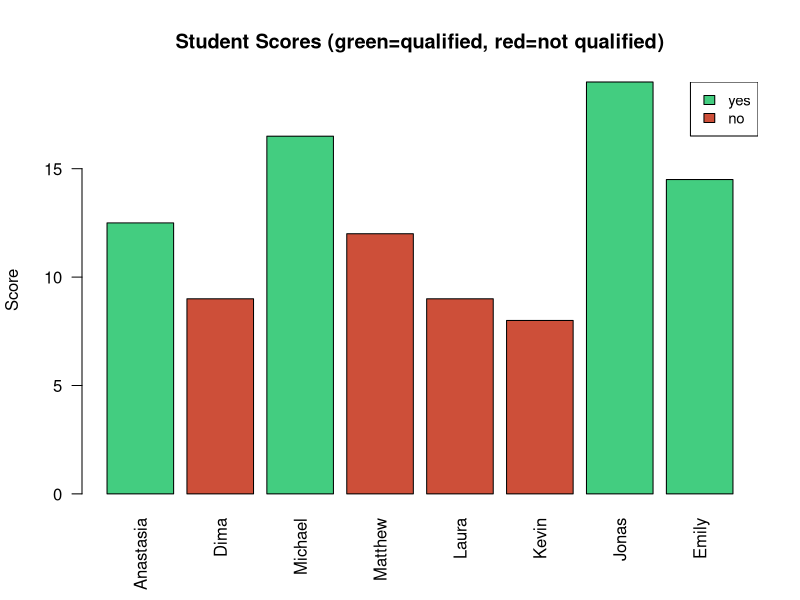
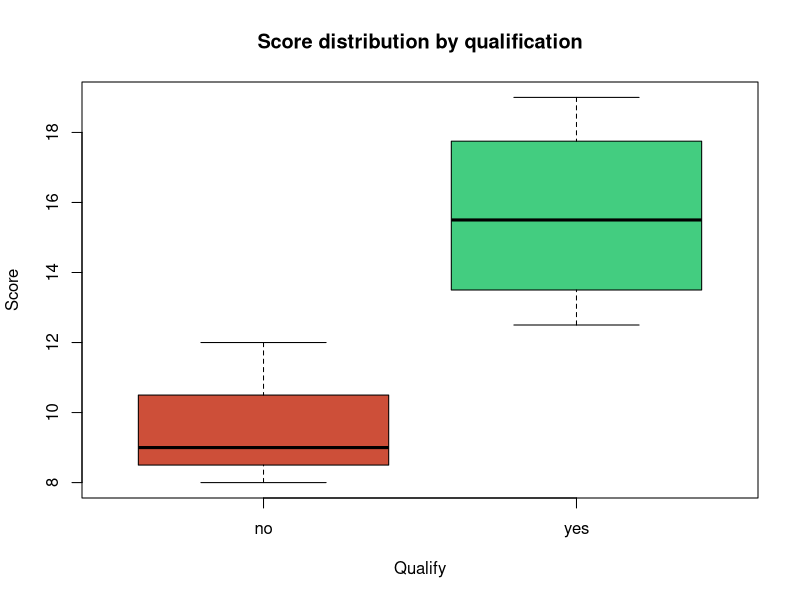
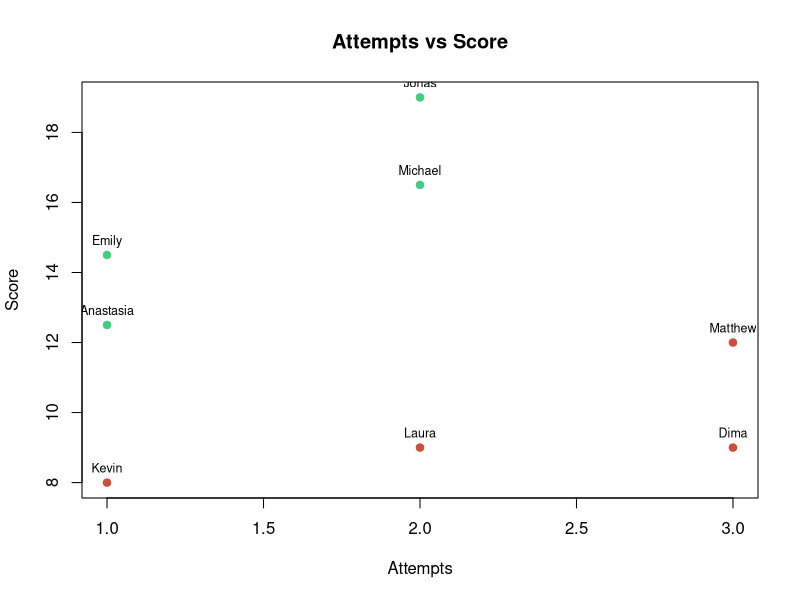
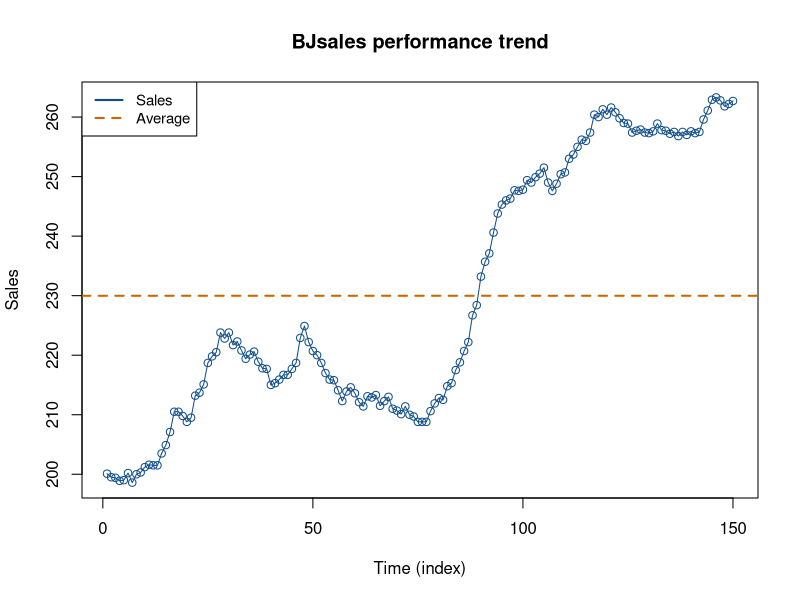
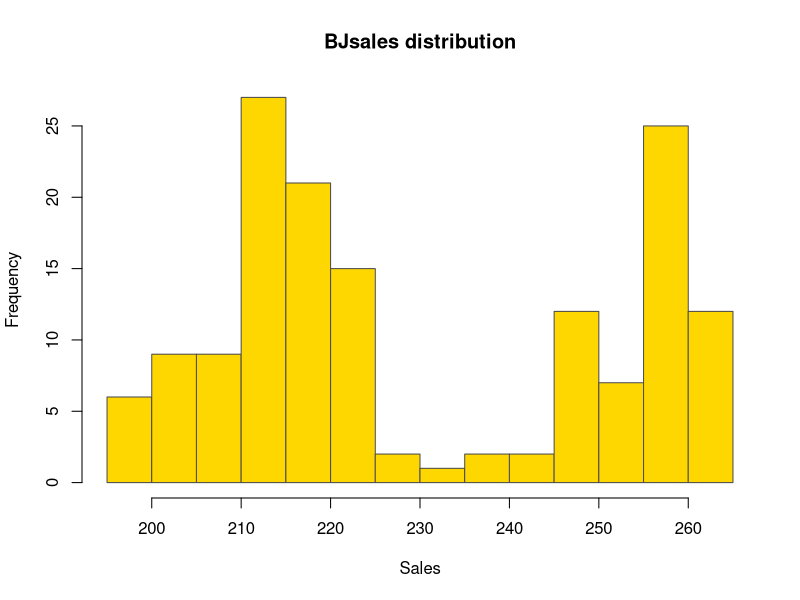

Reproduce these figures in R, in order.
# Lab 8b - Visualization report
# Requirements:
# 1) Improve Lab7 report using the same dataset as Lab6/question4.R, supported by >=2 plot types
# 2) Choose ONE built-in dataset and use visualization to tell a story

cran <- "https://cran.r-project.org/"
user_lib <- Sys.getenv("R_LIBS_USER")

if (!require("dplyr", quietly = TRUE)) install.packages("dplyr", lib = user_lib, repos = cran)
library(dplyr)

out_dir <- "Lab8"
if (!dir.exists(out_dir)) dir.create(out_dir, recursive = TRUE)

cat("=== Lab 8b ===\n")

# -----------------------------------------------------------------------------
# Part 1: Improve Lab7 report using df (from Lab6/question4.R)
# -----------------------------------------------------------------------------
name <- c("Anastasia", "Dima", "Michael", "Matthew", "Laura", "Kevin", "Jonas")
score <- c(12.5, 9.0, 16.5, 12.0, 9.0, 8.0, 19.0)
attempts <- c(1, 3, 2, 3, 2, 1, 2)
qualify <- c("yes", "no", "yes", "no", "no", "no", "yes")

df <- data.frame(name, score, attempts, qualify)
df <- rbind(df, data.frame(name = "Emily", score = 14.5, attempts = 1, qualify = "yes"))
df$qualify <- as.factor(df$qualify)
df <- na.omit(df)

# Key summaries
n_total <- nrow(df)
qualified <- df %>% filter(qualify == "yes")
pct_yes <- round(100 * nrow(qualified) / n_total, 0)
avg_score <- round(mean(df$score), 2)
avg_attempts <- round(mean(df$attempts), 2)

top3 <- df %>% arrange(desc(score)) %>% head(3)

# Report text (creative formatting)
report_path <- file.path(out_dir, "lab8b_report.txt")
cat(
  paste0(
    "LAB 8b - Visualization Supported Report\n",
    "======================================\n\n",
    "Dataset: Student score data (from Lab6/question4.R)\n",
    "Rows: ", n_total, " | Columns: ", ncol(df), "\n\n",
    "Summary:\n",
    "- Qualification rate: ", pct_yes, "% qualified\n",
    "- Average score: ", avg_score, "\n",
    "- Average attempts: ", avg_attempts, "\n\n",
    "Top 3 scorers:\n",
    paste0("1) ", top3$name[1], " (", top3$score[1], ")\n"),
    paste0("2) ", top3$name[2], " (", top3$score[2], ")\n"),
    paste0("3) ", top3$name[3], " (", top3$score[3], ")\n"),
    "\n",
    "Visual evidence saved as PNG:\n",
    "- lab8b_bar_scores.png (bar chart)\n",
    "- lab8b_boxplot_score_by_qualify.png (box plot)\n",
    "- lab8b_scatter_attempts_vs_score.png (scatter plot)\n\n"
  ),
  file = report_path
)

# Plot 1: Bar chart of scores by student
png(file = file.path(out_dir, "lab8b_bar_scores.png"), width = 1000, height = 700)
barplot(df$score,
  names.arg = df$name,
  las = 2,
  col = ifelse(df$qualify == "yes", "seagreen3", "tomato3"),
  main = "Student Scores (green=qualified, red=not qualified)",
  ylab = "Score"
)
legend("topright", legend = c("yes", "no"), fill = c("seagreen3", "tomato3"), cex = 0.9)
dev.off()

# Plot 2: Box plot of score by qualify
png(file = file.path(out_dir, "lab8b_boxplot_score_by_qualify.png"), width = 900, height = 700)
boxplot(score ~ qualify,
  data = df,
  col = c("tomato3", "seagreen3"),
  main = "Score distribution by qualification",
  xlab = "Qualify",
  ylab = "Score"
)
dev.off()

# Plot 3: Scatter plot attempts vs score
png(file = file.path(out_dir, "lab8b_scatter_attempts_vs_score.png"), width = 900, height = 700)
plot(
  x = df$attempts, y = df$score,
  pch = 19,
  col = ifelse(df$qualify == "yes", "seagreen3", "tomato3"),
  xlab = "Attempts",
  ylab = "Score",
  main = "Attempts vs Score"
)
text(df$attempts, df$score, labels = df$name, pos = 3, cex = 0.75)
dev.off()

# -----------------------------------------------------------------------------
# Part 2: Built-in dataset story visualization
# Choose dataset: BJsales (monthly sales) – present as sales performance story
# -----------------------------------------------------------------------------
cat("\n--- Built-in dataset story: BJsales ---\n")
data(BJsales)

sales <- as.numeric(BJsales)
time_idx <- seq_along(sales)

png(file = file.path(out_dir, "lab8b_bjsales_trend.png"), width = 1000, height = 700)
plot(time_idx, sales,
  type = "o",
  col = "dodgerblue4",
  xlab = "Time (index)",
  ylab = "Sales",
  main = "BJsales performance trend"
)
abline(h = mean(sales), col = "darkorange3", lwd = 2, lty = 2)
legend("topleft", legend = c("Sales", "Average"), col = c("dodgerblue4", "darkorange3"),
  lty = c(1, 2), lwd = c(2, 2), cex = 0.9
)
dev.off()

png(file = file.path(out_dir, "lab8b_bjsales_hist.png"), width = 900, height = 700)
hist(sales,
  breaks = 12,
  col = "gold",
  border = "gray30",
  main = "BJsales distribution",
  xlab = "Sales"
)
dev.off()

# Add a short story note
cat(
  paste0(
    "\nBuilt-in dataset story (BJsales):\n",
    "- Trend plot shows how sales move across time; the dashed line is the average.\n",
    "- Histogram shows typical sales range and how often high/low values occur.\n",
    "Saved: lab8b_bjsales_trend.png, lab8b_bjsales_hist.png\n"
  )
)

cat("\nSaved report:", normalizePath(report_path), "\n")
